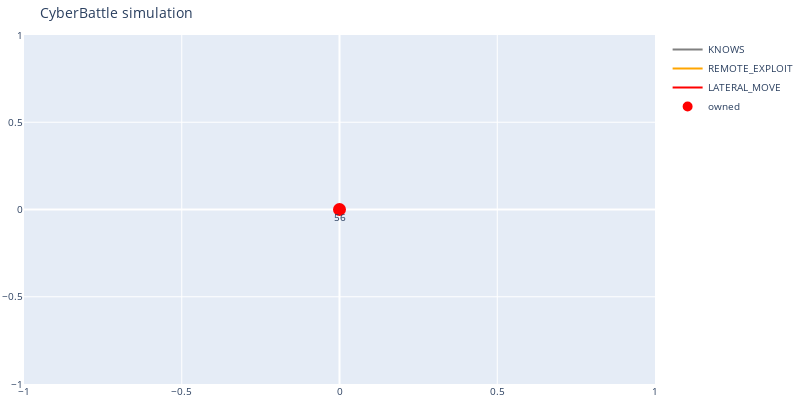

The notebook cell this image was saved under:
### Code cell
c2 = commandcontrol.CommandControl(env)
dbg = commandcontrol.EnvironmentDebugging(c2)

# 1 - Start from client
dbg.plot_discovered_network()
c2.print_all_attacks()

### Figure 1 — Plotly figure (JSON) as saved in the notebook; plotly's stock layout.template omitted (floating-point values rounded to 4 significant figures)
{"data": [{"line": {"color": "gray"}, "mode": "lines", "name": "KNOWS", "type": "scatter", "x": [0], "y": [0]}, {"line": {"color": "orange"}, "mode": "lines", "name": "REMOTE_EXPLOIT", "type": "scatter", "x": [0], "y": [0]}, {"line": {"color": "red"}, "mode": "lines", "name": "LATERAL_MOVE", "type": "scatter", "x": [0], "y": [0]}, {"hoverinfo": "text", "marker": {"color": "#D32F2E", "line": {"color": "rgb(255,0,0)", "width": 8}, "size": 5, "symbol": "circle-dot"}, "mode": "markers+text", "name": "owned", "text": ["56"], "textposition": "bottom center", "type": "scatter", "x": [0], "y": [0]}, {"hoverinfo": "text", "marker": {"color": "#0e9d00", "line": {"color": "rgb(0,255,0)", "width": 8}, "size": 5, "symbol": "circle-dot"}, "mode": "markers+text", "name": "discovered", "text": [], "textposition": "bottom center", "type": "scatter", "x": [], "y": []}], "layout": {"autosize": false, "font": {"size": 10}, "height": 400, "hovermode": "closest", "margin": {"b": 15, "l": 2, "r": 2, "t": 35}, "showlegend": true, "title": {"text": "CyberBattle simulation"}, "width": 800}}
